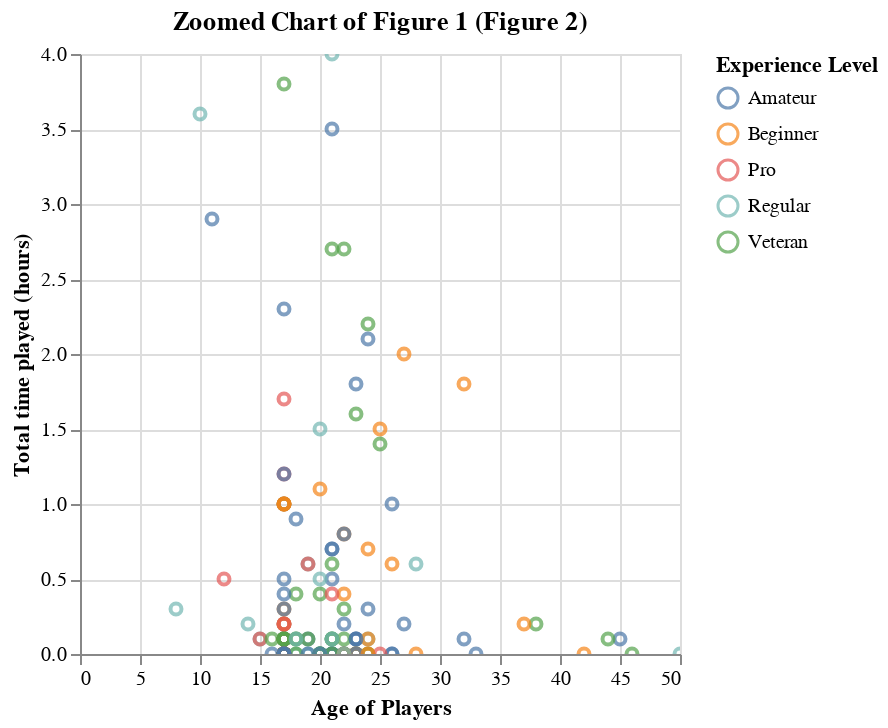

Notebook source saved alongside this figure:
### Code cell
# Scaled version of data to "zoom in" where the plot values seem to be most prevalent, data may be more relevant here
zoomed_chart = alt.Chart(players, title="Zoomed Chart of Figure 1 (Figure 2)").mark_point(clip=True).encode(
    x = alt.X("age").title("Age of Players").scale(domain=["0", "50"]),
    y=alt.Y('played_hours', title='Total time played (hours)').scale(domain=["0", "4"]),
    color=alt.Color("experience").title("Experience Level"),
)

zoomed_chart

### Figure 1 — Vega-Lite specification as saved in the notebook (floating-point values rounded to 4 significant figures; data arrays with more than 128 entries replaced by an {"elided": "..."} marker saying what was removed)
{"config": {"view": {"continuousWidth": 300, "continuousHeight": 300}}, "data": {"name": "data-ce4363b1cc149d2771de4f7f6f9a7330"}, "mark": {"type": "point", "clip": true}, "encoding": {"color": {"field": "experience", "title": "Experience Level", "type": "nominal"}, "x": {"field": "age", "scale": {"domain": ["0", "50"]}, "title": "Age of Players", "type": "quantitative"}, "y": {"field": "played_hours", "scale": {"domain": ["0", "4"]}, "title": "Total time played (hours)", "type": "quantitative"}}, "title": "Zoomed Chart of Figure 1 (Figure 2)", "$schema": "https://vega.github.io/schema/vega-lite/v5.20.1.json", "datasets": {"data-ce4363b1cc149d2771de4f7f6f9a7330": {"elided": "196 records"}}}
